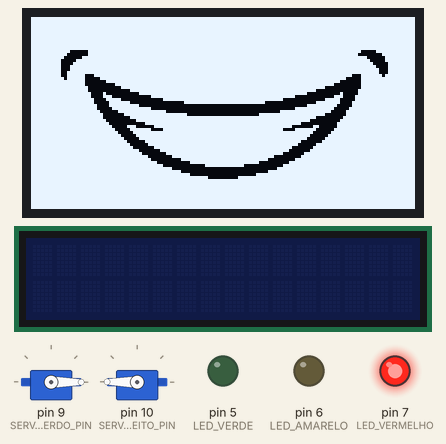
This sketch was run on a simulated Arduino Uno, built with avr-gcc and run on an emulated ATmega328P. Parts: 2 × servo, 128×64 one-colour display, 16×2 character LCD, output pins drawn as LEDs (lit = HIGH).

Above: at 0.1 s.
At 0.53 s:
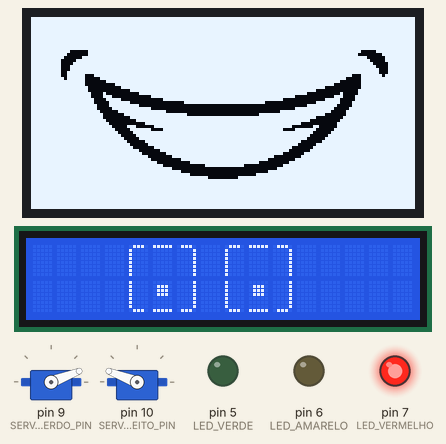
At 5.35 s:
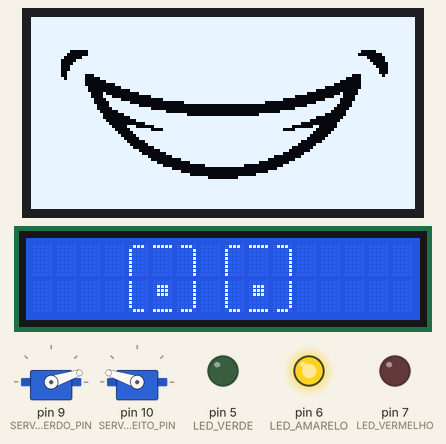
At 10.17 s:
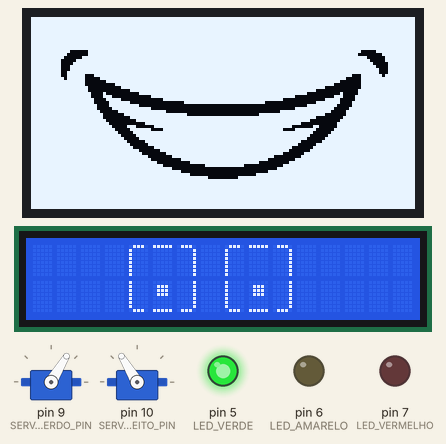
At 20.11 s:
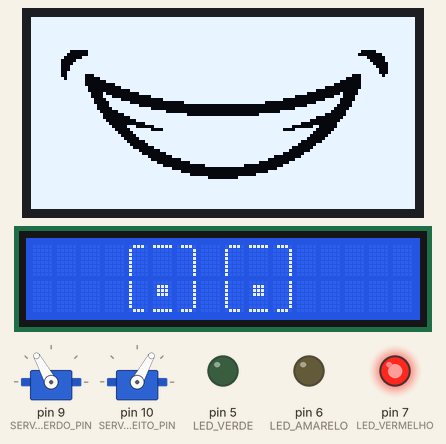
At 39.68 s:
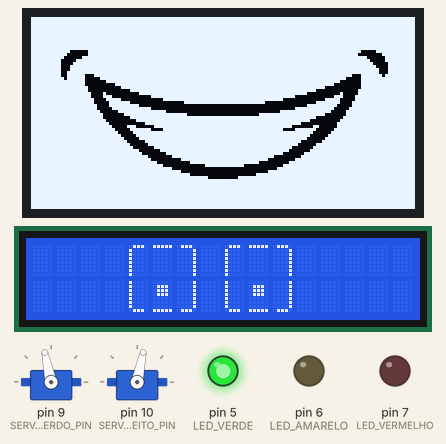
Timing chart, 0 to 40.0 s (numbered marks = the images above):
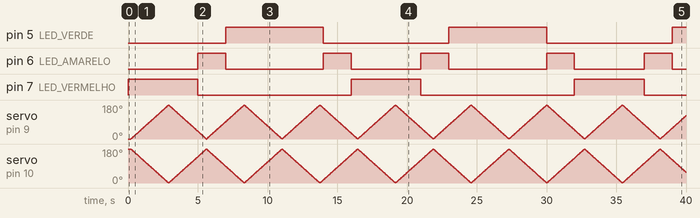

The sketch:

codigo.ino
```cpp
#include <Wire.h>
#include <Adafruit_GFX.h>
#include <Adafruit_SSD1306.h>
#include <LiquidCrystal_I2C.h>
#include <Servo.h>

// --- Configuração dos LEDs do Semáforo ---
#define LED_VERMELHO 7
#define LED_AMARELO  6
#define LED_VERDE    5

// --- Constantes de Tempo do Semáforo (em milissegundos) ---
const long RED_TIME = 5000;    // 5 segundos
const long YELLOW_TIME = 2000; // 2 segundos
const long GREEN_TIME = 7000;  // 7 segundos

// --- Estados do Semáforo ---
#define STATE_RED       0
#define STATE_YELLOW_1  1 // Amarelo antes do Verde
#define STATE_GREEN     2
#define STATE_YELLOW_2  3 // Amarelo antes do Vermelho

// --- Variáveis de controle do Semáforo ---
int semaphoreState = STATE_RED;
unsigned long lastSemaphoreChange = 0; // Armazena o tempo da última mudança

// --- Configuração dos Servos Motores ---
#define SERVO_ESQUERDO_PIN 9
#define SERVO_DIREITO_PIN 10
Servo servoEsquerdo;
Servo servoDireito;

// --- Variáveis de controle do Servo ---
int servoPosition = 0;
int servoDirection = 1; // 1: Crescente (0->180), -1: Decrescente (180->0)
unsigned long lastServoMove = 0;
const long SERVO_INTERVAL = 15; // Intervalo de tempo (ms) para mover 1 grau (Controla a velocidade)

// --- Configuração OLED SSD1306 (Display Gráfico) ---
#define L 128
#define A 64
// Use o endereço correto para seu display
Adafruit_SSD1306 display(L, A, &Wire, -1);

// BITMAP GERADO (Mantenha o conteúdo da sua imagem aqui)
const unsigned char minhaImagem[] PROGMEM = {
  0xff, 0xff, 0xff, 0xff, 0xff, 0xff, 0xff, 0xff, 0xff, 0xff, 0xff, 0xff, 0xff, 0xff, 0xff, 0xff,
  0xff, 0xff, 0xff, 0xff, 0xff, 0xff, 0xff, 0xff, 0xff, 0xff, 0xff, 0xff, 0xff, 0xff, 0xff, 0xff,
  0xff, 0xff, 0xff, 0xff, 0xff, 0xff, 0xff, 0xff, 0xff, 0xff, 0xff, 0xff, 0xff, 0xff, 0xff, 0xff,
  0xff, 0xff, 0xff, 0xff, 0xff, 0xff, 0xff, 0xff, 0xff, 0xff, 0xff, 0xff, 0xff, 0xff, 0xff, 0xff,
  0xff, 0xff, 0xff, 0xff, 0xff, 0xff, 0xff, 0xff, 0xff, 0xff, 0xff, 0xff, 0xff, 0xff, 0xff, 0xff,
  0xff, 0xff, 0xff, 0xff, 0xff, 0xff, 0xff, 0xff, 0xff, 0xff, 0xff, 0xff, 0xff, 0xff, 0xff, 0xff,
  0xff, 0xff, 0xff, 0xff, 0xff, 0xff, 0xff, 0xff, 0xff, 0xff, 0xff, 0xff, 0xff, 0xff, 0xff, 0xff,
  0xff, 0xff, 0xff, 0xff, 0xff, 0xff, 0xff, 0xff, 0xff, 0xff, 0xff, 0xff, 0xff, 0xff, 0xff, 0xff,
  0xff, 0xff, 0xff, 0xff, 0xff, 0xff, 0xff, 0xff, 0xff, 0xff, 0xff, 0xff, 0xff, 0xff, 0xff, 0xff,
  0xff, 0xff, 0xff, 0xff, 0xff, 0xff, 0xff, 0xff, 0xff, 0xff, 0xff, 0xff, 0xff, 0xff, 0xff, 0xff,
  0xff, 0xff, 0xff, 0xff, 0xff, 0xff, 0xff, 0xff, 0xff, 0xff, 0xff, 0xff, 0xff, 0xff, 0xff, 0xff,
  0xff, 0xf8, 0x1f, 0xff, 0xff, 0xff, 0xff, 0xff, 0xff, 0xff, 0xff, 0xff, 0xff, 0xfc, 0x1f, 0xff,
  0xff, 0xf0, 0x1f, 0xff, 0xff, 0xff, 0xff, 0xff, 0xff, 0xff, 0xff, 0xff, 0xff, 0xf8, 0x07, 0xff,
  0xff, 0xe0, 0x7f, 0xff, 0xff, 0xff, 0xff, 0xff, 0xff, 0xff, 0xff, 0xff, 0xff, 0xff, 0x03, 0xff,
  0xff, 0xc1, 0xff, 0xff, 0xff, 0xff, 0xff, 0xff, 0xff, 0xff, 0xff, 0xff, 0xff, 0xff, 0x83, 0xff,
  0xff, 0xc3, 0xff, 0xff, 0xff, 0xff, 0xff, 0xff, 0xff, 0xff, 0xff, 0xff, 0xff, 0xff, 0xc1, 0xff,
  0xff, 0xc7, 0xff, 0xff, 0xff, 0xff, 0xff, 0xff, 0xff, 0xff, 0xff, 0xff, 0xff, 0xff, 0xe1, 0xff,
  0xff, 0xc7, 0xff, 0xff, 0xff, 0xff, 0xff, 0xff, 0xff, 0xff, 0xff, 0xff, 0xff, 0xff, 0xf1, 0xff,
  0xff, 0xcf, 0xff, 0xff, 0xff, 0xff, 0xff, 0xff, 0xff, 0xff, 0xff, 0xff, 0xff, 0xff, 0xf1, 0xff,
  0xff, 0xcf, 0xc7, 0xff, 0xff, 0xff, 0xff, 0xff, 0xff, 0xff, 0xff, 0xff, 0xff, 0xe3, 0xfb, 0xff,
  0xff, 0xef, 0xc1, 0xff, 0xff, 0xff, 0xff, 0xff, 0xff, 0xff, 0xff, 0xff, 0xff, 0x83, 0xff, 0xff,
  0xff, 0xff, 0xc0, 0x7f, 0xff, 0xff, 0xff, 0xff, 0xff, 0xff, 0xff, 0xff, 0xfe, 0x03, 0xff, 0xff,
  0xff, 0xff, 0xc0, 0x0f, 0xff, 0xff, 0xff, 0xff, 0xff, 0xff, 0xff, 0xff, 0xf8, 0x03, 0xff, 0xff,
  0xff, 0xff, 0xe0, 0x03, 0xff, 0xff, 0xff, 0xff, 0xff, 0xff, 0xff, 0xff, 0xc0, 0x03, 0xff, 0xff,
  0xff, 0xff, 0xe0, 0x00, 0x7f, 0xff, 0xff, 0xff, 0xff, 0xff, 0xff, 0xfe, 0x00, 0x07, 0xff, 0xff,
  0xff, 0xff, 0xf0, 0x80, 0x0f, 0xff, 0xff, 0xff, 0xff, 0xff, 0xff, 0xf0, 0x01, 0x07, 0xff, 0xff,
  0xff, 0xff, 0xf0, 0xe0, 0x00, 0xff, 0xff, 0xff, 0xff, 0xff, 0xff, 0x00, 0x07, 0x0f, 0xff, 0xff,
  0xff, 0xff, 0xf8, 0x7c, 0x00, 0x0f, 0xff, 0xff, 0xff, 0xff, 0xf0, 0x00, 0x3e, 0x0f, 0xff, 0xff,
  0xff, 0xff, 0xf8, 0x3f, 0x80, 0x00, 0x1f, 0xff, 0xff, 0xfc, 0x00, 0x01, 0xfe, 0x1f, 0xff, 0xff,
  0xff, 0xff, 0xfc, 0x3f, 0xf0, 0x00, 0x00, 0x00, 0x00, 0x00, 0x00, 0x0f, 0xfc, 0x1f, 0xff, 0xff,
  0xff, 0xff, 0xfc, 0x1f, 0xff, 0x00, 0x00, 0x00, 0x00, 0x00, 0x00, 0xff, 0xf8, 0x3f, 0xff, 0xff,
  0xff, 0xff, 0xfe, 0x07, 0xff, 0xf8, 0x00, 0x00, 0x00, 0x00, 0x1f, 0xff, 0xf0, 0x7f, 0xff, 0xff,
  0xff, 0xff, 0xff, 0x01, 0xff, 0xff, 0xf0, 0x00, 0x00, 0x0f, 0xff, 0xff, 0xc0, 0x7f, 0xff, 0xff,
  0xff, 0xff, 0xff, 0x00, 0x7f, 0xff, 0xff, 0xff, 0xff, 0xff, 0xff, 0xfe, 0x00, 0xff, 0xff, 0xff,
  0xff, 0xff, 0xff, 0x80, 0x1f, 0xff, 0xff, 0xff, 0xff, 0xff, 0xff, 0xf8, 0x01, 0xff, 0xff, 0xff,
  0xff, 0xff, 0xff, 0xc0, 0x03, 0xff, 0xff, 0xff, 0xff, 0xff, 0xff, 0xc0, 0x03, 0xff, 0xff, 0xff,
  0xff, 0xff, 0xff, 0xe0, 0xe0, 0x7f, 0xff, 0xff, 0xff, 0xff, 0xfe, 0x03, 0x03, 0xff, 0xff, 0xff,
  0xff, 0xff, 0xff, 0xf0, 0x7f, 0x0f, 0xff, 0xff, 0xff, 0xff, 0xf0, 0xfe, 0x07, 0xff, 0xff, 0xff,
  0xff, 0xff, 0xff, 0xf8, 0x3f, 0xff, 0xff, 0xff, 0xff, 0xff, 0xff, 0xfc, 0x0f, 0xff, 0xff, 0xff,
  0xff, 0xff, 0xff, 0xfc, 0x1f, 0xff, 0xff, 0xff, 0xff, 0xff, 0xff, 0xf8, 0x1f, 0xff, 0xff, 0xff,
  0xff, 0xff, 0xff, 0xfe, 0x0f, 0xff, 0xff, 0xff, 0xff, 0xff, 0xff, 0xf0, 0x3f, 0xff, 0xff, 0xff,
  0xff, 0xff, 0xff, 0xff, 0x03, 0xff, 0xff, 0xff, 0xff, 0xff, 0xff, 0xc0, 0x7f, 0xff, 0xff, 0xff,
  0xff, 0xff, 0xff, 0xff, 0x81, 0xff, 0xff, 0xff, 0xff, 0xff, 0xff, 0x81, 0xff, 0xff, 0xff, 0xff,
  0xff, 0xff, 0xff, 0xff, 0xc0, 0x7f, 0xff, 0xff, 0xff, 0xff, 0xfe, 0x03, 0xff, 0xff, 0xff, 0xff,
  0xff, 0xff, 0xff, 0xff, 0xf0, 0x1f, 0xff, 0xff, 0xff, 0xff, 0xfc, 0x07, 0xff, 0xff, 0xff, 0xff,
  0xff, 0xff, 0xff, 0xff, 0xf8, 0x07, 0xff, 0xff, 0xff, 0xff, 0xf0, 0x1f, 0xff, 0xff, 0xff, 0xff,
  0xff, 0xff, 0xff, 0xff, 0xfe, 0x01, 0xff, 0xff, 0xff, 0xff, 0x80, 0x3f, 0xff, 0xff, 0xff, 0xff,
  0xff, 0xff, 0xff, 0xff, 0xff, 0x00, 0x3f, 0xff, 0xff, 0xfe, 0x00, 0xff, 0xff, 0xff, 0xff, 0xff,
  0xff, 0xff, 0xff, 0xff, 0xff, 0xc0, 0x07, 0xff, 0xff, 0xf0, 0x03, 0xff, 0xff, 0xff, 0xff, 0xff,
  0xff, 0xff, 0xff, 0xff, 0xff, 0xf0, 0x00, 0x3f, 0xfe, 0x00, 0x0f, 0xff, 0xff, 0xff, 0xff, 0xff,
  0xff, 0xff, 0xff, 0xff, 0xff, 0xfe, 0x00, 0x00, 0x00, 0x00, 0x3f, 0xff, 0xff, 0xff, 0xff, 0xff,
  0xff, 0xff, 0xff, 0xff, 0xff, 0xff, 0xc0, 0x00, 0x00, 0x01, 0xff, 0xff, 0xff, 0xff, 0xff, 0xff,
  0xff, 0xff, 0xff, 0xff, 0xff, 0xff, 0xf8, 0x00, 0x00, 0x1f, 0xff, 0xff, 0xff, 0xff, 0xff, 0xff,
  0xff, 0xff, 0xff, 0xff, 0xff, 0xff, 0xff, 0xe0, 0x07, 0xff, 0xff, 0xff, 0xff, 0xff, 0xff, 0xff,
  0xff, 0xff, 0xff, 0xff, 0xff, 0xff, 0xff, 0xff, 0xff, 0xff, 0xff, 0xff, 0xff, 0xff, 0xff, 0xff,
  0xff, 0xff, 0xff, 0xff, 0xff, 0xff, 0xff, 0xff, 0xff, 0xff, 0xff, 0xff, 0xff, 0xff, 0xff, 0xff,
  0xff, 0xff, 0xff, 0xff, 0xff, 0xff, 0xff, 0xff, 0xff, 0xff, 0xff, 0xff, 0xff, 0xff, 0xff, 0xff,
  0xff, 0xff, 0xff, 0xff, 0xff, 0xff, 0xff, 0xff, 0xff, 0xff, 0xff, 0xff, 0xff, 0xff, 0xff, 0xff,
  0xff, 0xff, 0xff, 0xff, 0xff, 0xff, 0xff, 0xff, 0xff, 0xff, 0xff, 0xff, 0xff, 0xff, 0xff, 0xff,
  0xff, 0xff, 0xff, 0xff, 0xff, 0xff, 0xff, 0xff, 0xff, 0xff, 0xff, 0xff, 0xff, 0xff, 0xff, 0xff,
  0xff, 0xff, 0xff, 0xff, 0xff, 0xff, 0xff, 0xff, 0xff, 0xff, 0xff, 0xff, 0xff, 0xff, 0xff, 0xff,
  0xff, 0xff, 0xff, 0xff, 0xff, 0xff, 0xff, 0xff, 0xff, 0xff, 0xff, 0xff, 0xff, 0xff, 0xff, 0xff,
  0xff, 0xff, 0xff, 0xff, 0xff, 0xff, 0xff, 0xff, 0xff, 0xff, 0xff, 0xff, 0xff, 0xff, 0xff, 0xff,
  0xff, 0xff, 0xff, 0xff, 0xff, 0xff, 0xff, 0xff, 0xff, 0xff, 0xff, 0xff, 0xff, 0xff, 0xff, 0xff
  };

// --- Configuração LCD 16x2 I2C (Display de Caracteres) ---
LiquidCrystal_I2C lcd(0x27, 16, 2); // Verifique o endereço (0x27 ou 0x3F)

// --- DEFINIÇÕES DE CARACTERES CUSTOMIZADOS PARA O OLHO (LCD) ---
byte Olho_Sup_Esq[8] = {B01110, B10000, B10000, B10000, B10000, B10000, B10000, B10000};
byte Olho_Sup_Meio[8] = {B11111, B00000, B00000, B00000, B00000, B00000, B00000, B00000};
byte Olho_Sup_Dir[8] = {B01110, B00001, B00001, B00001, B00001, B00001, B00001, B00001};
byte Olho_Inf_Esq[8] = {B10000, B10000, B10000, B10000, B10000, B10000, B10000, B01110};
byte Olho_Inf_Pupila[8] = {B00000, B01110, B01110, B01110, B00000, B00000, B00000, B11111};
byte Olho_Inf_Dir[8] = {B00001, B00001, B00001, B00001, B00001, B00001, B00001, B01110};

// --- Funções Auxiliares do Semáforo ---
void semaforo(int vermelho, int amarelo, int verde) {
  digitalWrite(LED_VERMELHO, vermelho);
  digitalWrite(LED_AMARELO, amarelo);
  digitalWrite(LED_VERDE, verde);
}

void setup() {
  // --- Inicialização dos Periféricos ---
  // LEDs
  pinMode(LED_VERMELHO, OUTPUT);
  pinMode(LED_AMARELO, OUTPUT);
  pinMode(LED_VERDE, OUTPUT);
  semaforo(HIGH, LOW, LOW); // Começa no Vermelho

  // Servos
  servoEsquerdo.attach(SERVO_ESQUERDO_PIN);
  servoDireito.attach(SERVO_DIREITO_PIN);
  servoEsquerdo.write(servoPosition);
  servoDireito.write(180 - servoPosition);

  // OLED (Estático)
  if(!display.begin(SSD1306_SWITCHCAPVCC, 0x3C)) { /* erro */ }
  display.clearDisplay();
  display.drawBitmap(0, 0, minhaImagem, 128, 64, SSD1306_WHITE);
  display.display();

  // LCD (Estático)
  lcd.init();
  lcd.backlight();
  lcd.createChar(0, Olho_Sup_Esq); lcd.createChar(1, Olho_Sup_Meio);
  lcd.createChar(2, Olho_Sup_Dir); lcd.createChar(3, Olho_Inf_Esq);
  lcd.createChar(4, Olho_Inf_Pupila); lcd.createChar(5, Olho_Inf_Dir);

  // Desenho do OLHO no LCD
  lcd.clear();
  int coluna_olho_esq = 4;
  int coluna_olho_dir = 8;
  lcd.setCursor(coluna_olho_esq, 0); lcd.write(byte(0)); lcd.write(byte(1)); lcd.write(byte(2));
  lcd.setCursor(coluna_olho_esq, 1); lcd.write(byte(3)); lcd.write(byte(4)); lcd.write(byte(5));
  lcd.setCursor(coluna_olho_dir, 0); lcd.write(byte(0)); lcd.write(byte(1)); lcd.write(byte(2));
  lcd.setCursor(coluna_olho_dir, 1); lcd.write(byte(3)); lcd.write(byte(4)); lcd.write(byte(5));
}

void loop() {
    unsigned long currentMillis = millis(); // Captura o tempo atual

    // ==========================================================
    // 1. LÓGICA DO SEMÁFORO (Não-bloqueante)
    // ==========================================================
    long duration = 0;

    // 1.1. Define a duração do estado atual
    switch (semaphoreState) {
        case STATE_RED:       duration = RED_TIME; break;
        case STATE_YELLOW_1:  duration = YELLOW_TIME; break;
        case STATE_GREEN:     duration = GREEN_TIME; break;
        case STATE_YELLOW_2:  duration = YELLOW_TIME; break;
    }

    // 1.2. Verifica se o tempo do estado atual esgotou
    if (currentMillis - lastSemaphoreChange >= duration) {
        lastSemaphoreChange = currentMillis; // Reinicia o cronômetro

        // 1.3. Transiciona para o próximo estado
        semaphoreState = (semaphoreState + 1) % 4; // Avança: 0->1->2->3->0...

        // 1.4. Atualiza os LEDs
        switch (semaphoreState) {
            case STATE_RED:      semaforo(HIGH, LOW, LOW); break;
            case STATE_YELLOW_1: semaforo(LOW, HIGH, LOW); break;
            case STATE_GREEN:    semaforo(LOW, LOW, HIGH); break;
            case STATE_YELLOW_2: semaforo(LOW, HIGH, LOW); break;
        }
    }


    // ==========================================================
    // 2. LÓGICA DOS SERVOS (Não-bloqueante)
    // ==========================================================

    // 2.1. Verifica se é hora de mover o servo um passo
    if (currentMillis - lastServoMove >= SERVO_INTERVAL) {
        lastServoMove = currentMillis; // Reinicia o cronômetro

        // 2.2. Atualiza a posição (passo de 1 grau)
        servoPosition += servoDirection;

        // 2.3. Verifica os limites (0° e 180°) e inverte a direção
        if (servoPosition >= 180) {
            servoDirection = -1; // Começa a descer
            servoPosition = 180;
        } else if (servoPosition <= 0) {
            servoDirection = 1; // Começa a subir
            servoPosition = 0;
        }

        // 2.4. Move os servos (Movimento oposto: pos vs 180 - pos)
        servoEsquerdo.write(servoPosition);
        servoDireito.write(180 - servoPosition);
    }

    // NOTA: Os displays permanecem estáticos, pois o código de desenho
    // deles está apenas na função setup(), conforme solicitado.
}
```

Measured:
- by itself, pin 5 (LED_VERDE): alternates HIGH for 7.0 s and LOW for 9.0 s
- by itself, pin 6 (LED_AMARELO): repeats every 16.0 s: LOW 7.0 s, HIGH 2.0 s, LOW 5.0 s, HIGH 2.0 s
- by itself, pin 7 (LED_VERMELHO): alternates HIGH for 5.0 s and LOW for 11.0 s
